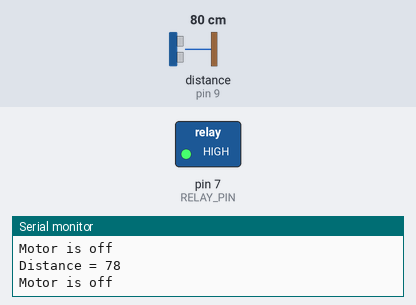
Bench run of a sketch on a simulated Arduino Uno, built with avr-gcc and run on an emulated ATmega328P. On the bench: switched loads named in the sketch (green lamp = pin HIGH), the last lines printed to the serial monitor. Wiring (inferred from the names in the program): ultrasonic range finder: trigger pin 8; echo pin 9. The inputs (shaded band) are chosen by the test bench; at power-on: distance to the obstacle (sensor on pin 9) 80 cm. The echo pulse lasts 58.3 µs per cm; pins used as bus, display or sensor lines are not drawn.

Above: at 1.2 s.
1.3 s: distance to the obstacle (sensor on pin 9) set to 23 cm
2.8 s: distance to the obstacle (sensor on pin 9) set to 20 cm
At 3.6 s:
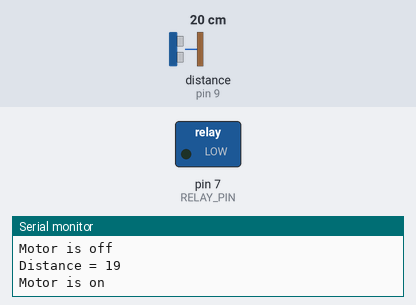
4.3 s: distance to the obstacle (sensor on pin 9) set to 60 cm
At 5.4 s:
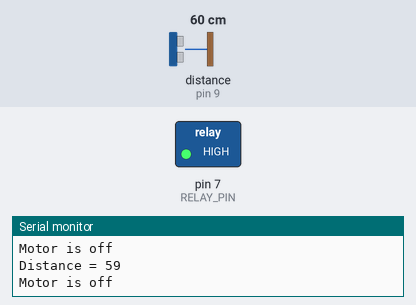
6.3 s: distance to the obstacle (sensor on pin 9) set to 2 cm
At 7.6 s:
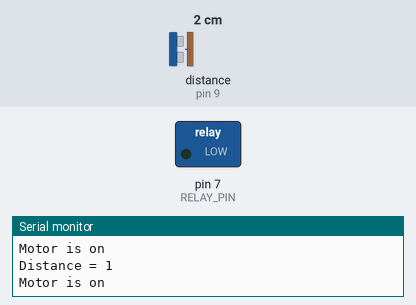
Timing chart, 0 to 8.8 s (numbered marks = the images above; inputs shaded):
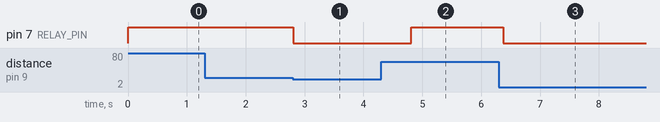

The sketch:

bhojpara-temple.ino
```cpp
/*
* Ultrasonic Sensor with Arduino and relay
*
* by Harikrushna Adiecha,
* https://harikrushna.info
*
*/

// defines pins numbers
const int TRIG_PIN = 8;
const int ECHO_PIN = 9;
const int RELAY_PIN = 7;

// defines variables
long duration;
int distance;
int min_dist = 1; // Minimum distance 1cm to keep motor on
int max_dist = 20; // Maximum distance 20cm to keep motor on
int off_delay = 100; // 100 miliseconds
int on_delay = 1000; // 1000 milisecnds (1 second)

void setup() {
  pinMode(RELAY_PIN, OUTPUT); // Sets the Motor as an Output
  pinMode(TRIG_PIN, OUTPUT); // Sets the trigPin as an Output
  pinMode(ECHO_PIN, INPUT); // Sets the echoPin as an Input
  Serial.begin(9600); // Starts the serial communication
}

void loop() {
  digitalWrite(TRIG_PIN, LOW);
  delayMicroseconds(2);
  digitalWrite(TRIG_PIN, HIGH);
  delayMicroseconds(10);
  digitalWrite(TRIG_PIN, LOW);

  duration = pulseIn(ECHO_PIN, HIGH);
  distance= duration*0.034/2;
  Serial.print("Distance = ");
  Serial.println(distance);

  if(distance >= min_dist &&  distance <= max_dist)
  {
    Serial.println("Motor is on");
    digitalWrite(RELAY_PIN, LOW);
    delay(on_delay);
  }
  else {
    Serial.println("Motor is off");
    digitalWrite(RELAY_PIN, HIGH);
    delay(off_delay);
  }
}
```

Measured:
- the behaviour switches between 22 and 21 cm on distance to the obstacle (sensor on pin 9) (found by bisection; images 0 and 1)
- after the input at 2.8 s, pin 7 (RELAY_PIN): HIGH → LOW at once
- after the input at 4.3 s, pin 7 (RELAY_PIN): LOW → HIGH after 0.51 s
- after the input at 6.3 s, pin 7 (RELAY_PIN): HIGH → LOW after 0.07 s
